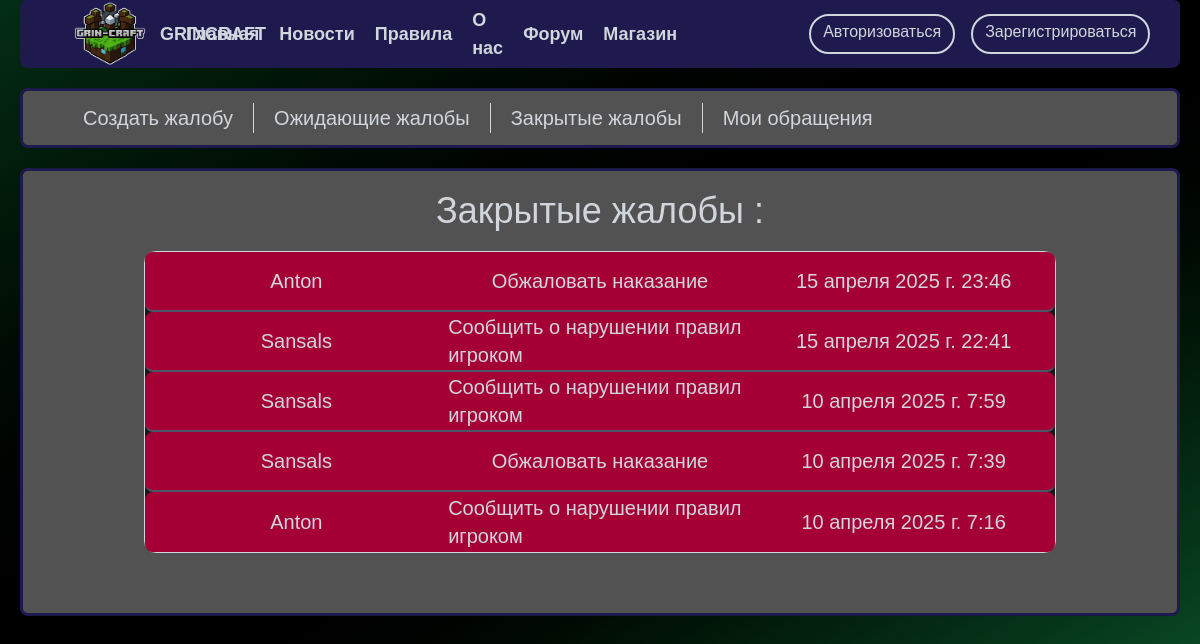
/forum/complaints/closed, run on the app's committed database.
### forum/models.py (models this page shows, shortened)
class ForumComplaints(models.Model):
    COMPLAINT_ABOUT_THE_USER = 'Сообщить о нарушении правил игроком'
    APPEAL_THE_PUNISHMENT = 'Обжаловать наказание'
    COMPLAINT_ABOUT_THE_ADMIN = 'Сообщить о нарушении правил со стороны Администрации'
    COMPLAINT_ABOUT_THE_CLAN = 'Сообщить о нарушении правил кланом/группой игроков'
    SUBJECT = {
        (COMPLAINT_ABOUT_THE_USER, 'Сообщить о нарушении правил игроком'),
        (APPEAL_THE_PUNISHMENT, 'Обжаловать наказание'),
        (COMPLAINT_ABOUT_THE_ADMIN, 'Сообщить о нарушении правил со стороны Администрации'),
        (COMPLAINT_ABOUT_THE_CLAN, 'Сообщить о нарушении правил кланом/группой игроков'),
    }
    subject = models.CharField('Раздел форума', max_length=52, choices= SUBJECT)
    user = models.ForeignKey(settings.AUTH_USER_MODEL,
                                 on_delete=models.CASCADE,
                                default=None,
                                related_name='claimant',
                                verbose_name = 'Заявитель'
                                 )
    defendant = models.ForeignKey(settings.AUTH_USER_MODEL,
                                  on_delete=models.CASCADE,
                                  default=None,
                                  related_name='defendant',
                                  verbose_name='Нарушитель'
                                  )
    question = models.TextField('Заявление', max_length= 600 )
    proofs = models.CharField('Доказательства', max_length= 600)
    date = models.DateTimeField(auto_now_add=True)
    is_resolved = models.BooleanField(default=False)
    is_anonymous = models.BooleanField(default=False)
    class Meta:
        verbose_name = 'Жалобу на форумe'
        verbose_name_plural = 'Жалобы с форума'

### forum/views.py (the view)
# urls.py: path('complaints/closed', views.complaints_closed_view, name='complaints_closed'),
def complaints_closed_view(request):
    data = {
        'title_text': 'Закрытые жалобы',
        'all_tickets': get_closed_complaints(),
        'basket_value': basket_value(request),
    }
    return render(request, 'forum/complaints/records.html', data)

### forum/services.py (called while the page is built)
def get_closed_complaints():
    all_closed_complaints = ForumComplaints.objects.order_by('-date').filter(is_resolved=True)
    return all_closed_complaints

### shop/services.py (called while the page is built)
def get_all_user_baskets(request):
    """Только не оплаченные корзины"""
    try:
        products = Baskets.objects.filter(user=get_user(request), is_purchased = False)
        logger.info(
            f'{datetime.datetime.now()} |INFO| '
            f'Username: {get_username(request)} |'
            f' |shop.services| '
            f'User get all objects from Baskets'
        )
        return products
    except Exception:
        logger.error(
            f'{datetime.datetime.now()} |ERROR| '
            f'Username: {get_username(request)} |'
            f' |shop.services| '
            f'User failed get all objects from Baskets')

def basket_value(request):
    baskets = get_all_user_baskets(request)
    return baskets.total_value

### work/global_services.py (called while the page is built)
def get_user(request):
    if request.user.is_authenticated:
        return request.user
    else:
        return None

def get_username(request):
    if request.user.is_authenticated:
        return request.user.username
    else:
        return 'Нет пользователя'

### forum/templates/forum/complaints/records.html
{% extends 'forum/complaints/techsupport_header.html' %}
{% block records %}
    <div class="m-5 bg-neutral-600 border-3 px-10 pt-5 pb-15 border-indigo-950 rounded-lg">
        <div class="text-center text-gray-300 text-4xl font-medium mb-5">{{title_text}} :</div>
        <div class="flex flex-col divide-y-2 divide-gray-600 w-[85%] m-auto border-1
         border-gray-1 bg-neutral-900 rounded-xl text-gray-300 text-xl font-medium">
            {% if all_tickets %}
                {% for el in all_tickets %}
                    {% if el.is_resolved == False %}
                        <a href="{% url 'complaints_record' el.pk %}" class="grid grid-cols-3 justify-items-center h-15 items-center
                                                      hover:bg-neutral-800 hover:rounded-lg">
                            {% if el.is_anonymous %}
                                {% if el.user.id == user.id %}
                                    <div>Моё анонимное обращение</div>
                                {% else %}
                                    <div>*Имя скрыто*</div>
                                {% endif %}
                            {% else %}
                                <div>{{el.user.username}}</div>
                            {% endif %}
                            <div>{{el.subject}}</div>
                            <div>{{el.date}}</div>
                        </a>
                    {% else %}
                        <a href="{% url 'complaints_record' el.pk %}" class="grid grid-cols-3 rounded-lg bg-rose-800 justify-items-center h-15 items-center
                                                      hover:bg-rose-900 hover:rounded-lg">
                            <div>{{el.user.username}}</div>
                            <div>{{el.subject}}</div>
                            <div>{{el.date}}</div>
                        </a>
                    {% endif %}
                {% endfor %}
            {% else %}
                <div class="col-span-3 text-center text-xl font-semibold my-20 text-gray-300">Нет подходящих тикетов...</div>
            {% endif %}
        </div>
    </div>
{% endblock %}

### login/static/login/reg.css (style rules this page uses)
body { font-family: Arial, sans-serif; background-color: #f4f4f4; justify-content: center; align-items: center; height: 100vh; margin: 0; }

### data on the page
ForumComplaints: user.username "Anton", subject "Обжаловать наказание", date "15 апреля 2025 г. 23:46"
ForumComplaints: user.username "Sansals", subject "Сообщить о нарушении правил игроком", date "15 апреля 2025 г. 22:41"
ForumComplaints: user.username "Sansals", subject "Сообщить о нарушении правил игроком", date "10 апреля 2025 г. 7:59"
ForumComplaints: user.username "Sansals", subject "Обжаловать наказание", date "10 апреля 2025 г. 7:39"
ForumComplaints: user.username "Anton", subject "Сообщить о нарушении правил игроком", date "10 апреля 2025 г. 7:16"

### other printed values
{{ title_text }} "Закрытые жалобы"
